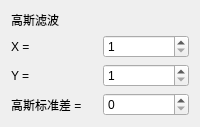
           <widget class="QWidget" name="page_8">
            <layout class="QVBoxLayout" name="verticalLayout_7">
             <item>
              <layout class="QVBoxLayout" name="verticalLayout_6">
               <item>
                <widget class="QLabel" name="label_17">
                 <property name="text">
                  <string>高斯滤波</string>
                 </property>
                </widget>
               </item>
               <item>
                <layout class="QHBoxLayout" name="horizontalLayout_14">
                 <item>
                  <widget class="QLabel" name="label_16">
                   <property name="text">
                    <string>X = </string>
                   </property>
                  </widget>
                 </item>
                 <item>
                  <widget class="QSpinBox" name="spinBox_7">
                   <property name="minimum">
                    <number>1</number>
                   </property>
                   <property name="singleStep">
                    <number>2</number>
                   </property>
                  </widget>
                 </item>
                </layout>
               </item>
               <item>
                <layout class="QHBoxLayout" name="horizontalLayout_15">
                 <item>
                  <widget class="QLabel" name="label_18">
                   <property name="text">
                    <string>Y = </string>
                   </property>
                  </widget>
                 </item>
                 <item>
                  <widget class="QSpinBox" name="spinBox_8">
                   <property name="minimum">
                    <number>1</number>
                   </property>
                   <property name="singleStep">
                    <number>2</number>
                   </property>
                  </widget>
                 </item>
                </layout>
               </item>
               <item>
                <layout class="QHBoxLayout" name="horizontalLayout_16">
                 <item>
                  <widget class="QLabel" name="label_19">
                   <property name="text">
                    <string>高斯标准差 = </string>
                   </property>
                  </widget>
                 </item>
                 <item>
                  <widget class="QSpinBox" name="spinBox_9">
                   <property name="minimum">
                    <number>0</number>
                   </property>
                   <property name="singleStep">
                    <number>1</number>
                   </property>
                  </widget>
                 </item>
                </layout>
               </item>
              </layout>
             </item>
            </layout>
           </widget>
